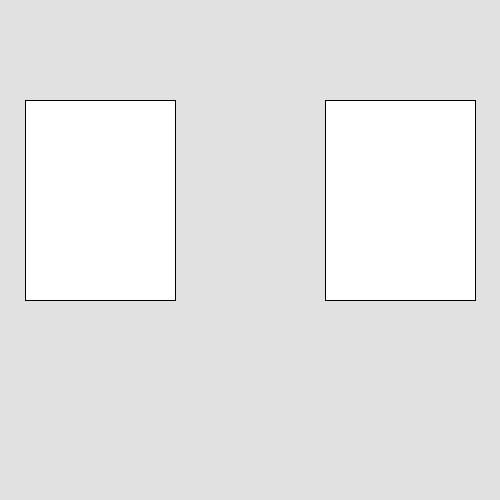
Frame 1 (no input)
Frame 60 (the mouse pressed at the canvas centre just before this capture): identical to frame 1, image omitted
Frame 120 (the mouse held since frame 60 and released just before this capture): identical to frame 1, image omitted

The Processing sketch that drew this single still picture (run headless with seeded random() and noise(); from frame 60 on, the mouse is pressed at the canvas centre):

// Processing sketch: Rating
// ── Rating.pde
void setup() {
  size(500, 500);
  background(225);
  rectMode(CENTER);
}
void draw() {
  PVector ltImgPos = new PVector(width/2-150, height/2-50);
  PVector rtImgPos = new PVector(width/2+150, height/2-50);
  PVector ltTxtPos = new PVector(width/2-150,height/2-50);
  
  rect(ltImgPos.x, ltImgPos.y, 150, 200);
  rect(rtImgPos.x, rtImgPos.y, 150, 200);
  
  text("HI",ltTxtPos.x,ltTxtPos.y);
}
